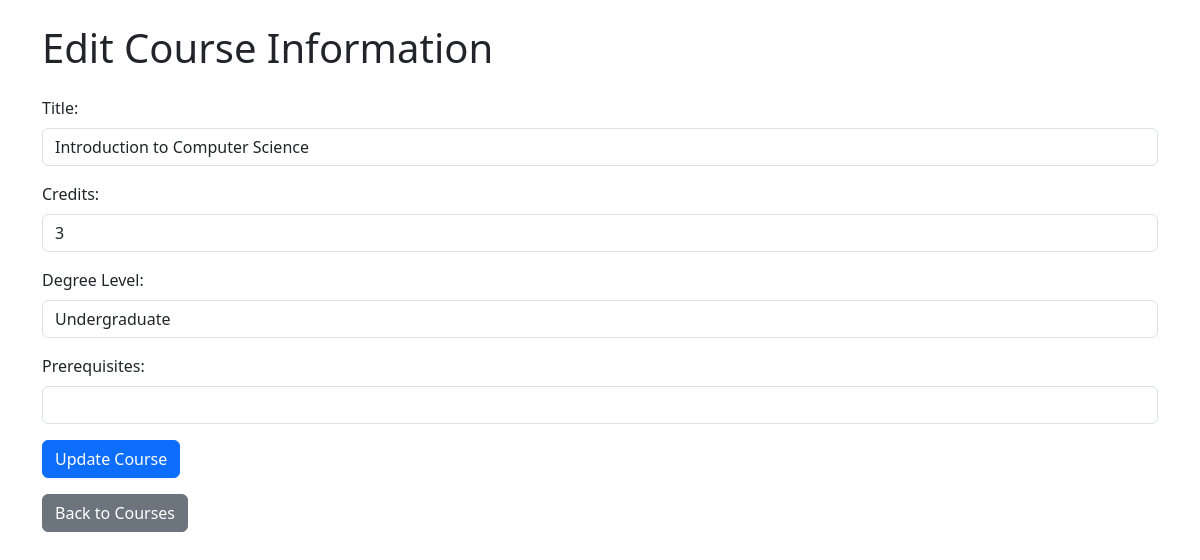
The app's page /admin_dashboard/course_management/edit_course.php?course_code=CS101 (signed in) with its own data.
### tables this page shows
CREATE TABLE `courses` (
  `course_code` varchar(10) NOT NULL,
  `title` varchar(100) NOT NULL,
  `credits` int(11) NOT NULL,
  `degree_level` enum('Undergraduate','Graduate') NOT NULL,
  `prerequisites` varchar(100) DEFAULT NULL
);

### admin_dashboard/course_management/edit_course.php (the view, shortened to what this page needs)
<?php
include('../../db.php');
if (isset($_GET['course_code'])) {
    $course_code = $_GET['course_code'];
    $sql = "SELECT * FROM Courses WHERE course_code = ?";
    $stmt = $conn->prepare($sql);
    $stmt->bind_param('s', $course_code);
    $stmt->execute();
    $result = $stmt->get_result();
    $course = $result->fetch_assoc();
} else {
    $message = "Course not found.";
}
?>
<!DOCTYPE html>
<html lang="en">
<head>
    <link href="https://cdn.jsdelivr.net/npm/bootstrap@5.3.2/dist/css/bootstrap.min.css" rel="stylesheet">
</head>
<body>
    <div class="container">
        <h1 class="my-4">Edit Course Information</h1>
        <?php if (isset($course)) { ?>
            <form method="POST">
                <div class="mb-3">
                    <label for="title" class="form-label">Title:</label>
                    <input type="text" name="title" id="title" class="form-control" value="<?php echo htmlspecialchars($course['title']); ?>" required>
                </div>
                <div class="mb-3">
                    <label for="credits" class="form-label">Credits:</label>
                    <input type="number" name="credits" id="credits" class="form-control" value="<?php echo $course['credits']; ?>" required>
                </div>
                <div class="mb-3">
                    <label for="degree_level" class="form-label">Degree Level:</label>
                    <select name="degree_level" id="degree_level" class="form-control" required>
                        <option value="Undergraduate" <?php echo ($course['degree_level'] == 'Undergraduate') ? 'selected' : ''; ?>>Undergraduate</option>
                    </select>
                </div>
                <div class="mb-3">
                    <label for="prerequisites" class="form-label">Prerequisites:</label>
                    <input type="text" name="prerequisites" id="prerequisites" class="form-control" value="<?php echo htmlspecialchars($course['prerequisites']); ?>">
                </div>
                <button type="submit" class="btn btn-primary">Update Course</button>
            </form>
        <?php } ?>
        <a href="view_courses.php" class="btn btn-secondary mt-3">Back to Courses</a>
    </div>
</body>
</html>

### records on screen
courses: title "Introduction to Computer Science", credits "3", degree_level "Undergraduate"
